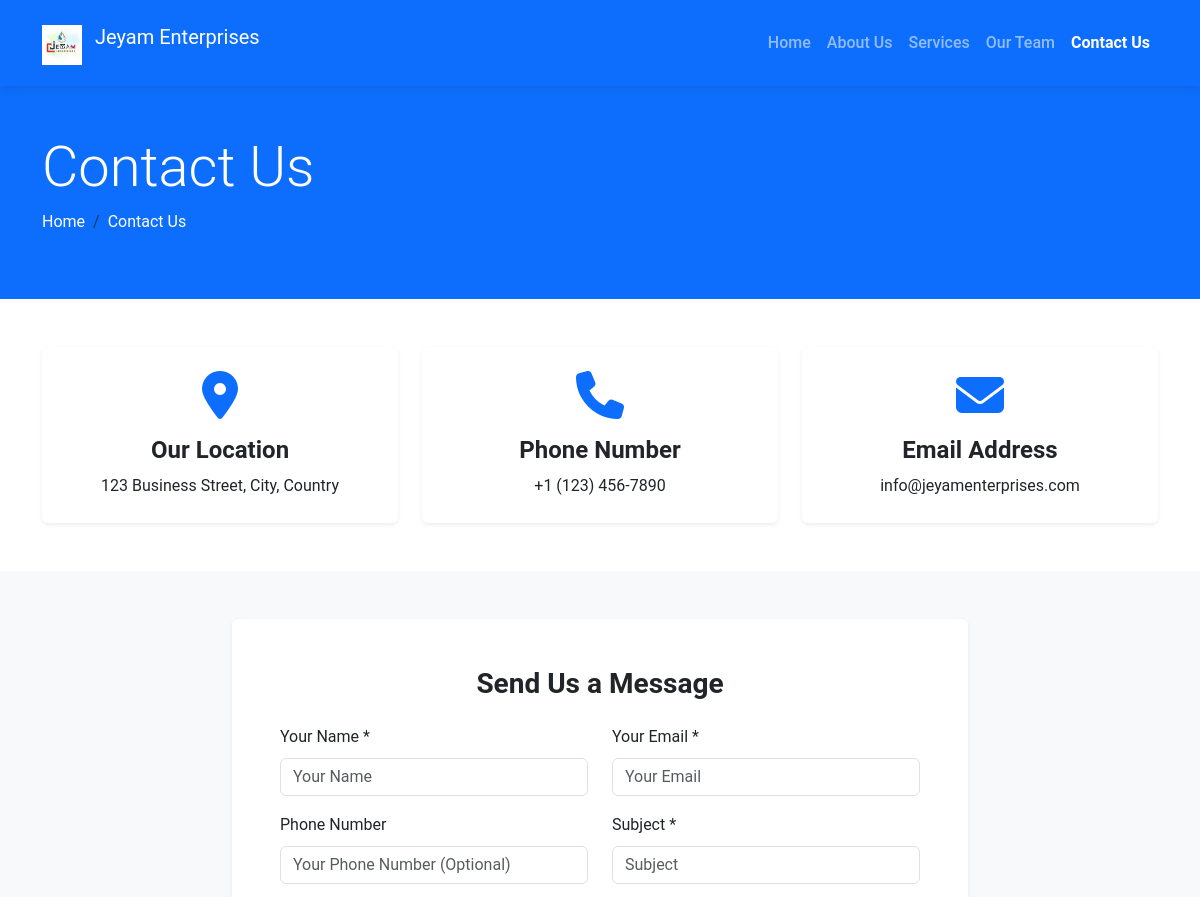
The app's page /contact/ (upper part), older data.
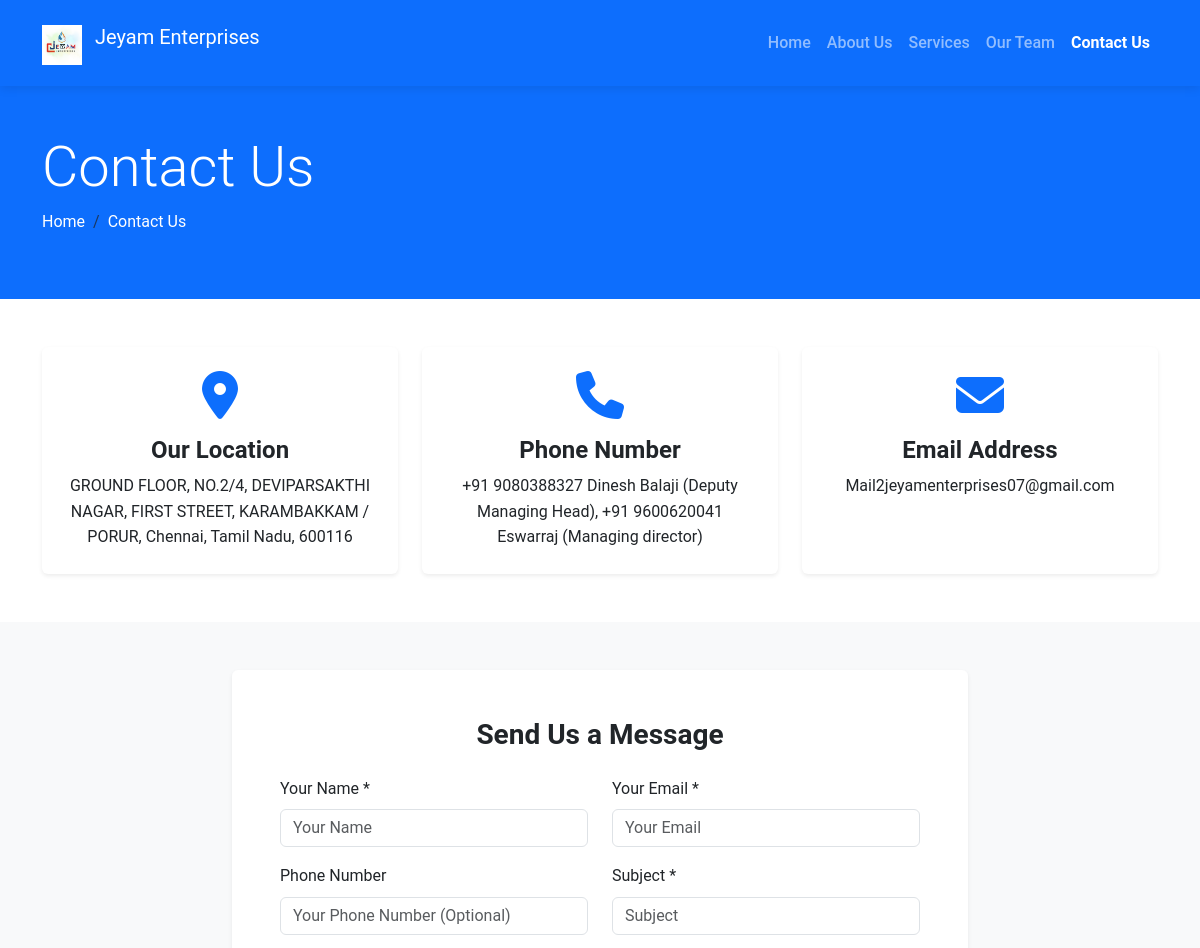
The same page, newer data.
### company/models.py (models this page shows, shortened)
class CompanyInfo(models.Model):
    name = models.CharField(max_length=100)
    logo = models.ImageField(upload_to='company/logos/', blank=True, null=True)
    established_year = models.PositiveIntegerField(blank=True, null=True)
    description = models.TextField()
    mission = models.TextField(blank=True, null=True)
    vision = models.TextField(blank=True, null=True)
    address = models.TextField()
    phone = models.CharField(max_length=20)
    email = models.EmailField()
    facebook = models.URLField(blank=True, null=True)
    twitter = models.URLField(blank=True, null=True)
    instagram = models.URLField(blank=True, null=True)
    linkedin = models.URLField(blank=True, null=True)
    class Meta:
        verbose_name_plural = "Company Information"

### company/views.py (the view)
# urls.py: path('contact/', views.contact, name='contact'),
def contact(request):
    try:
        company_info = CompanyInfo.objects.first()
    except CompanyInfo.DoesNotExist:
        company_info = None
    if request.method == 'POST':
        form = ContactForm(request.POST)
        if form.is_valid():
            contact_message = form.save()
            try:
                subject = f"New Contact Message: {contact_message.subject}"
                message = f"""
                Name: {contact_message.name}
                Email: {contact_message.email}
                Phone: {contact_message.phone}

                Message:
                {contact_message.message}
                """
                from_email = settings.DEFAULT_FROM_EMAIL
                recipient_list = [settings.CONTACT_EMAIL] if hasattr(settings, 'CONTACT_EMAIL') else [settings.DEFAULT_FROM_EMAIL]
                send_mail(subject, message, from_email, recipient_list)
            except Exception as e:
                print(f"Email sending failed: {e}")
            messages.success(request, "Your message has been sent successfully. We'll get back to you soon!")
            return redirect('contact')
    else:
        form = ContactForm()
    context = {
        'form': form,
        'company_info': company_info,
    }
    return render(request, 'contact.html', context)

### company/forms.py
class ContactForm(forms.ModelForm):
    class Meta:
        model = ContactMessage
        fields = ['name', 'email', 'phone', 'subject', 'message']
        widgets = {
            'name': forms.TextInput(attrs={'class': 'form-control', 'placeholder': 'Your Name'}),
            'email': forms.EmailInput(attrs={'class': 'form-control', 'placeholder': 'Your Email'}),
            'phone': forms.TextInput(attrs={'class': 'form-control', 'placeholder': 'Your Phone Number (Optional)'}),
            'subject': forms.TextInput(attrs={'class': 'form-control', 'placeholder': 'Subject'}),
            'message': forms.Textarea(attrs={'class': 'form-control', 'placeholder': 'Your Message', 'rows': 5}),
        }

### templates/contact.html (shortened to what the changed rows need)
{% extends 'base.html' %}
{% load static %}
{% block content %}
<section class="page-header bg-primary text-white py-5">
    <div class="container">
        <div class="row">
            <div class="col-12">
                <h1 class="display-4">Contact Us</h1>
            </div>
        </div>
    </div>
</section>
<section class="contact-info py-5">
    <div class="container">
        <div class="row">
            <div class="col-lg-4 mb-4 mb-lg-0">
                <div class="card h-100 border-0 shadow-sm">
                    <div class="card-body text-center p-4">
                        <div class="contact-icon mb-3">
                            <i class="fas fa-map-marker-alt fa-3x text-primary"></i>
                        </div>
                        <h4 class="card-title">Our Location</h4>
                        {% if company_info %}
                        <p class="card-text">{{ company_info.address }}</p>
                        {% else %}
                        <p class="card-text">123 Business Street, City, Country</p>
                        {% endif %}
                    </div>
                </div>
            </div>
            <div class="col-lg-4 mb-4 mb-lg-0">
                <div class="card h-100 border-0 shadow-sm">
                    <div class="card-body text-center p-4">
                        <div class="contact-icon mb-3">
                            <i class="fas fa-phone fa-3x text-primary"></i>
                        </div>
                        <h4 class="card-title">Phone Number</h4>
                        {% if company_info %}
                        <p class="card-text">{{ company_info.phone }}</p>
                        {% else %}
                        <p class="card-text">+1 (123) 456-7890</p>
                        {% endif %}
                    </div>
                </div>
            </div>
            <div class="col-lg-4">
                <div class="card h-100 border-0 shadow-sm">
                    <div class="card-body text-center p-4">
                        <div class="contact-icon mb-3">
                            <i class="fas fa-envelope fa-3x text-primary"></i>
                        </div>
                        <h4 class="card-title">Email Address</h4>
                        {% if company_info %}
                        <p class="card-text">{{ company_info.email }}</p>
                        {% else %}
                        <p class="card-text">info@jeyamenterprises.com</p>
                        {% endif %}
                    </div>
                </div>
            </div>
        </div>
    </div>
</section>
{% endblock %}

Row changes from the older to the newer data that the page shows:
removed CompanyInfo: address "123 Business Street, City, Country", phone "+1 (123) 456-7890", email "info@jeyamenterprises.com"
added CompanyInfo: address "GROUND FLOOR, NO.2/4, DEVIPARSAKTHI NAGAR, FIRST STREET, KARAMBAKKAM / PORUR, Chennai, Tamil Nadu, 600116", phone "+91 9080388327 Dinesh Balaji (Deputy Managing Head), +91 9600620041 Eswarraj (Managing director)", email "Mail2jeyamenterprises07@gmail.com"
